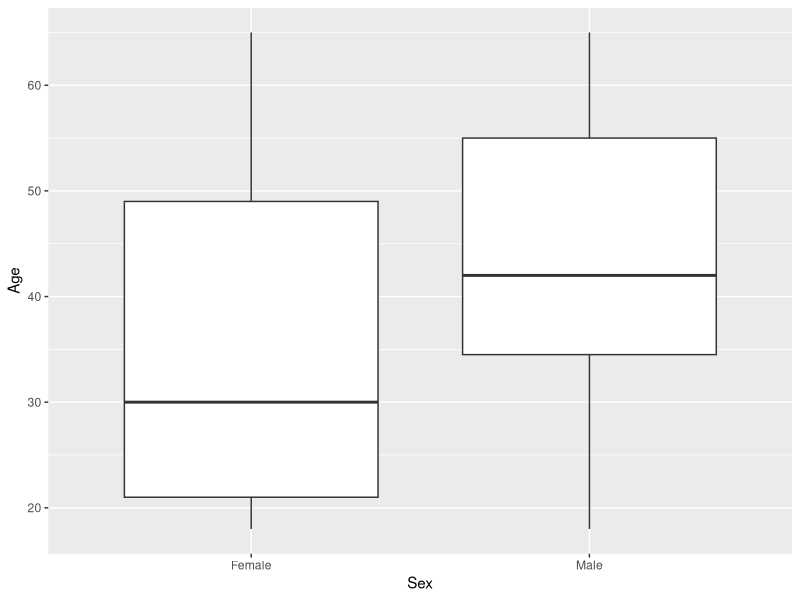
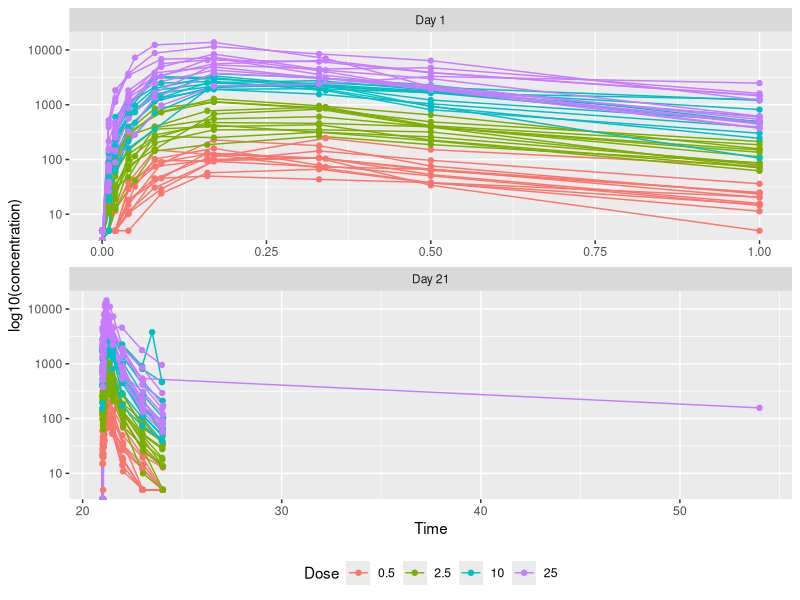
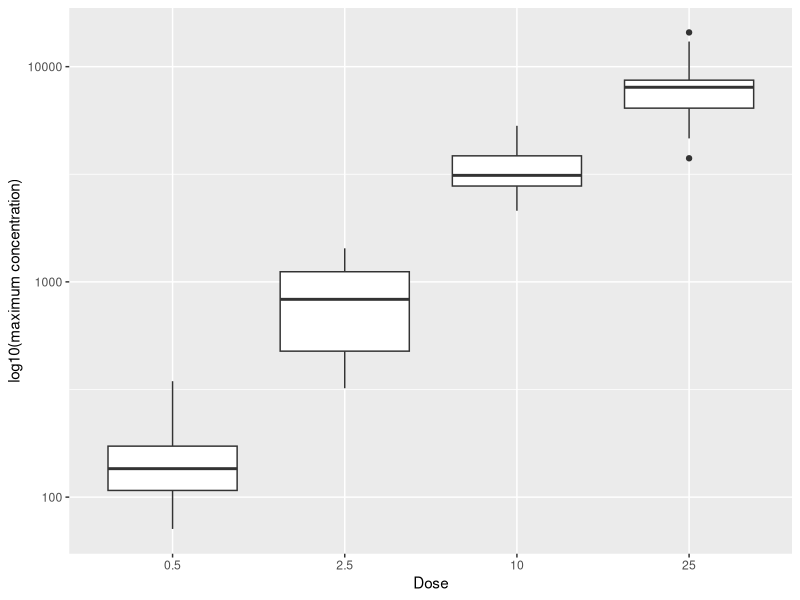

Source code (R) for these figures, in order:



###############
# Q1. Building a data.frame
###############

# ● Create a data.frame matching the table shown
#       ○ hint: type ?rep() into the console to see help for the replicate function
# ● Save the output to an object named “dat”
# ● Verify that the structure and contents of dat are correct
# ● Save “dat” to disk in your working directory with the name “output.csv”

library(tidyverse)

# creat vectors with rep() function
ID = rep(c(1:3), each = 3)
TIME = rep(c(1,6,24), 3)
DV = rep(c(2,4,6), 3)
SEX = rep(c("M", "F", "M"), each = 3)
WT = rep(c(70, 64, 98), each = 3)
ROW = c(1:9)

# create datafrane "dat" with created vectors
dat <- data.frame (ID, TIME, DV, SEX, WT, ROW)

# modify WT value for row #3 & #6
dat[3,5] = 72
dat[6,5] = 63

# show "dat"
dat

# output dataframe "dat" into a csv file "output.csv"
write.csv(dat,file="output.csv", row.names = FALSE)



###############
# Q2. Modifying an existing data set
###############

# ● Import mad-nonmem.csv
# ● Filter out commented rows (i.e. in column C, rows equal to “C”)
# ● Create new columns in the data set
#       ○ TIMED = time in days, rounded to the nearest hundredth
#       ○ SEX_c = recode SEX column from 0/1 to M/F
#       ○ DOSE_f = factor of doses in ascending order
# ● Drop all columns between TAD and ADDL (inclusive), 
#   and DTTM Move TIMED next to the TIME column

###   Challenge: Create a new data frame using a pivot_* function 
###   to create a three- column data set, where the first column is the ID, 
###   the second column is the name of a covariate, and the third column is 
###   the value of a covariate

# Load readr package and import nonmem data file
library(tidyverse)
library(readr)
nmdata <- read.csv("mad-nonmem.csv", header = TRUE)

# filter out commented rows
nmdata %>% filter(C=="C") %>% 
  # create TIMED as TIME round to nearest hundredth
  mutate(TIMED=round(TIME/24, digits = 2)) %>% 
  # create SEX_c as SEX from 1/2 to Male/Female
  mutate(SEX_c=if_else(SEX=="1", "Male", "Female")) %>%
  # create DOSE_f as ascending level of DOSE as factor
  mutate(DOSE_f=factor(DOSE, levels=c(0.5, 2.5, 10, 25))) %>% 
  # drop TAD to ADDL inclusively, and DTTM
  select(-(TAD:ADDL),-DTTM) %>%
  # relocate TIMED after TIME
  relocate(TIMED,.after = TIME)

# Challenge
Challenge <- read.csv("mad-nonmem.csv", header = TRUE)

Challenge %>% select(-(C:NUM),-(TIME:SEX),-(BLQ:DTTM)) %>%
  pivot_longer(cols=AGE:BILI,
               names_to = "covariates",
               values_to = "value")



###############
# Q3. Plotting our data
###############

# ● Plot 1: boxplot showing the distribution of age for each sex in your data set
#       ○ hint: consider the number of rows per subject
# ● Plot 2: spaghetti plot 
#   (e.g. a line for each subject and a dot for each observation) 
#   of all subjects with each dose group uniquely colored, 
#   faceted by study day (DAY column), with the y-axis presented on a log scale 
#       ○ hint: use Factors to get doses to show up in order

###   Challenge: use summarize() and create a boxplot of individual Cmax values 
###   for each dose level

library(tidyverse)
library(readr)
q3nmdata <- read.csv("mad-nonmem.csv", header = TRUE)

# Plot 1
              # group data based on ID and take the first row
q3nmdata %>% group_by(ID) %>% slice (1) %>% ungroup() %>%
  # add a new variable SEX_c as character form of SEX
  mutate(SEX_c=if_else(SEX=="1", "Male", "Female")) %>%
  # create plot
  ggplot() + 
  # create box plot where y-axis is age (AGE) and group by sex (SEX_c)
  geom_boxplot(aes(x=SEX_c, y=AGE, group=SEX_c)) + 
  # modify label for x- and y-axis
  labs(x="Sex", y="Age")
  
# Plot 2
q3nmdata %>% 
  # create "Day" variable which modified from "DAY" and has the format "Day ##"
  mutate(Day=paste0("Day ", DAY)) %>%
  # create "TIMED" from "TIME" as in hour form and two decimal points
  mutate(TIMED=round(TIME/24, digits = 2)) %>%
  # convert "DOSE" into factor as a new variable "DOSE_f"
  mutate(DOSE_f=factor(DOSE, levels=c(0.5, 2.5, 10, 25))) %>%
  # create spaghetti plot, x-axis = TIMED, y-axis = DV (concentration),
  # group by ID, and color code based on dosage (DOSE_f)
  ggplot(aes(x=TIMED, y=DV, colour=DOSE_f, group=ID)) + 
  # add spaghetti line
  geom_line() +
  # add data point
  geom_point() +
  # change y-axis to log10 scale
  scale_y_log10() +
  # separate graph based on study day, unfixed x-axis so graph is stretch-out, 
  # and make graph separated into 2 rows
  facet_wrap(~Day, scales="free_x", nrow=2) +
  # modify x- and y-axis label, and add legend for dosage group
  labs(x="Time", y="log10(concentration)", colour="Dose") +
  # move legend (Dose) to bottom of the graph
  theme(legend.position="bottom")

# Challenge
q3nmdata %>% 
  # convert "DOSE" into factor as a new variable "DOSE_f"
  mutate(DOSE_f=factor(DOSE, levels=c(0.5, 2.5, 10, 25))) %>%
  # group by ID, and then group by DOSE_f
  group_by(ID, DOSE_f) %>%
  # calculate maximum concentraton (Cmax) from concentration (DV)
  summarize(Cmax=max(DV)) %>%
  # create plot
  ggplot() + 
  # create box plot with DOSE_f as groups on x-axis and Cmax shown on y-axis
  geom_boxplot(aes(x=DOSE_f, y=Cmax))+ 
  # change y-axis to log10 scale 
  scale_y_log10() +
  # modify x- and y-axis label
  labs(x="Dose", y="log10(maximum concentration)")



###############
# Q4. Writing a custom summary function
###############

# ● Import mad_nonmem.csv
# ● Write a function that summarizes continuous covariates and outputs them 
#   in the following format: “mean [5th percentile, 95th percentile]”
# ● Apply the function separately for each dose group across the following covariates
#       ○ WT, AGE, EGFR, BILI
# ● Pivot the data set so you have three columns: Dose, Covariate Name, 
#   and Covariate Summary Value

###   Challenge: Use map() to create a list of individual concentration-time plots

library(tidyverse)
library(readr)
q4nmdata <- read.csv("mad-nonmem.csv", header = TRUE)

# Summarize function that outputs one covariate in the following format: 
# “mean [5th percentile, 95th percentile]”
summarize_func <- function(x) {
  paste0(
    round(mean(x),1), 
    ", [", 
    quantile(x,0.05), 
    ", ", 
    quantile(x,0.95), 
    "]")
}


# Apply the function separately for each dose group across the following covariates
#       ○ WT, AGE, EGFR, BILI
# Pivot the data set so you have three columns: Dose, Covariate Name,
# and Covariate Summary Value
q4nmdata %>% 
  group_by(ID) %>% slice(1) %>% ungroup() %>%
  group_by(DOSE) %>%
  summarize(
    WT = summarize_func(WT),
    AGE = summarize_func(AGE),
    EGFR = summarize_func(EGFR),
    BILI = summarize_func(BILI)
  ) %>%
  pivot_longer(WT:BILI)


